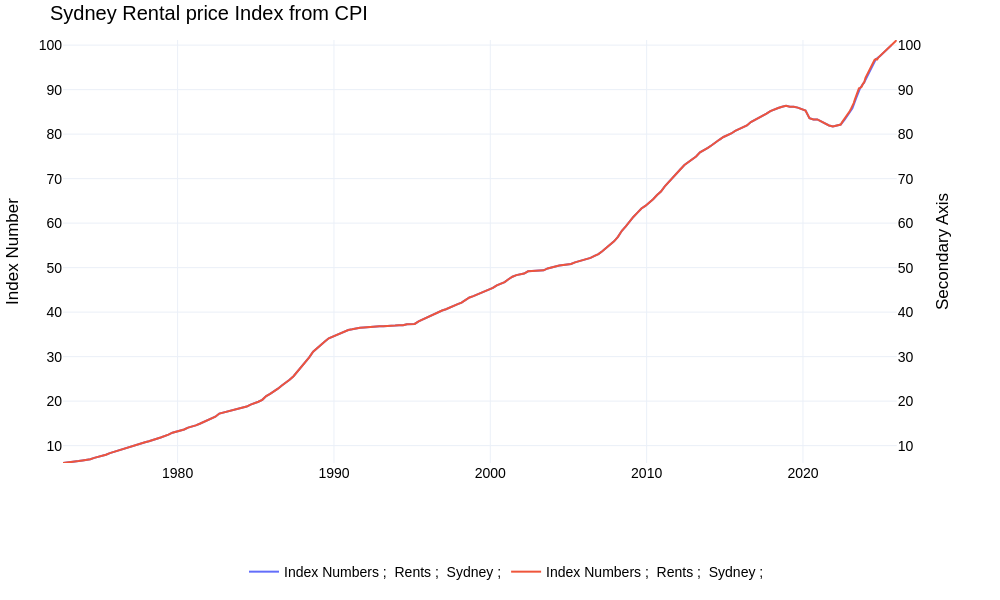

This figure's notebook cell:
### Code cell
bang = charting_plotly.dual_axis_basic_plot({rents_rebased.name: rents_rebased}, secondary_data={full_series.name: full_series_clean}, 
                                            title="Sydney Rental price Index from CPI", 
                                            primary_yaxis_title="Index Number")
y_min = full_series.min()
y_max = full_series.max()
bang.update_layout(
    yaxis=dict(range=[y_min, y_max]),
    yaxis2=dict(range=[y_min, y_max])
)

bang.show()

### Figure 1 — Plotly figure (JSON) as saved in the notebook; plotly's stock layout.template omitted (floating-point values rounded to 4 significant figures; data arrays with more than 128 entries replaced by an {"elided": "..."} marker saying what was removed)
{"data": [{"mode": "lines", "name": "Index Numbers ;  Rents ;  Sydney ;", "type": "scatter", "x": {"elided": "213 str values"}, "xaxis": "x", "y": {"elided": "213 float values"}, "yaxis": "y"}, {"mode": "lines", "name": "Index Numbers ;  Rents ;  Sydney ;", "type": "scatter", "x": {"elided": "243 str values"}, "xaxis": "x", "y": {"elided": "243 float values"}, "yaxis": "y2"}], "layout": {"font": {"color": "black", "family": "Arial, sans-serif", "size": 14}, "height": 600, "hovermode": "x unified", "legend": {"bgcolor": "rgba(255,255,255,0)", "bordercolor": "rgba(255,255,255,0)", "orientation": "h", "x": 0.5, "xanchor": "center", "y": -0.22, "yanchor": "top"}, "margin": {"b": 110, "l": 50, "r": 50, "t": 40}, "title": {"text": "Sydney Rental price Index from CPI"}, "width": 1000, "xaxis": {"anchor": "y", "domain": [0, 0.94]}, "yaxis": {"anchor": "x", "domain": [0, 1], "range": [6.093, 101.2], "title": {"text": "Index Number"}, "type": "linear"}, "yaxis2": {"anchor": "x", "overlaying": "y", "range": [6.093, 101.2], "showgrid": false, "side": "right", "title": {"text": "Secondary Axis"}, "type": "linear"}}}
